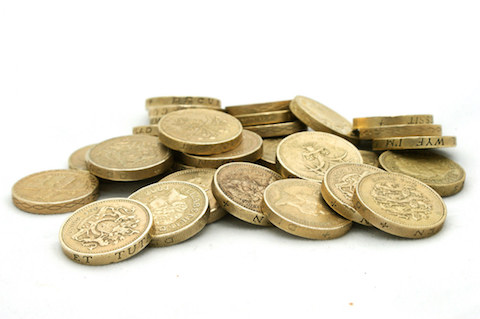
#> input picture coins.jpg, 480 x 319 px
$ python imageDetection.py
#> lines starting #> are read from the running program, lines starting #| are printed output that depends on the picture; after the words box and inside, x2 and y2 are one past the last pixel; in counts of white or black regions, pixels touching at a corner belong together
import sys

sys.path.append('/usr/local/lib/python2.7/site-packages')

import numpy as np
import cv2
from matplotlib import pyplot as plt

img = cv2.imread('coins.jpg')
#> img is the input picture: shape (319, 480, 3); mean B, G, R 204.3, 221, 227.7
gray = cv2.cvtColor(img,cv2.COLOR_BGR2GRAY)
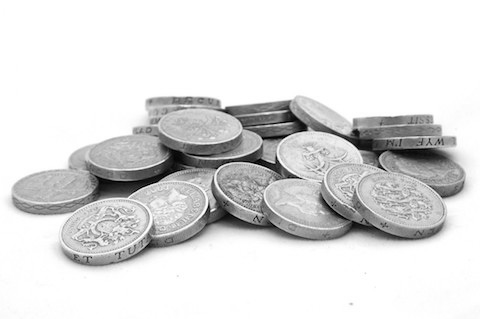
#> gray: shape (319, 480); min 0, max 255, mean 221.1
ret, thresh = cv2.threshold(gray,0,255,cv2.THRESH_BINARY_INV+cv2.THRESH_OTSU)
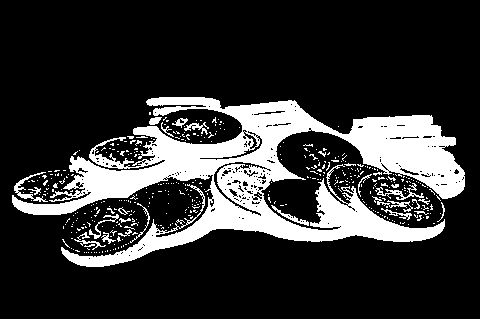
#> thresh: shape (319, 480); 19.9% white; 418 white regions (392 under 20 px), largest, box (x1, y1, x2, y2) and area: (12, 97, 465, 267) 27209, (14, 172, 48, 202) 221, (375, 183, 424, 200) 215
#> ret = 184

$ run again, with highlightedIterations10.jpg copied over coins.jpg
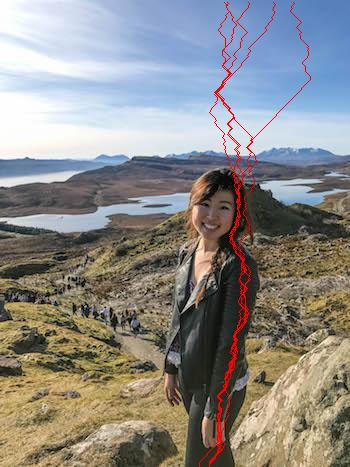
#> input picture highlightedIterations10.jpg, 350 x 467 px
#> img is the input picture: shape (467, 350, 3); mean B, G, R 136.5, 139.4, 140.9
#> `gray = cv2.cvtColor(img,cv2.COLOR_BGR2GRAY)`:
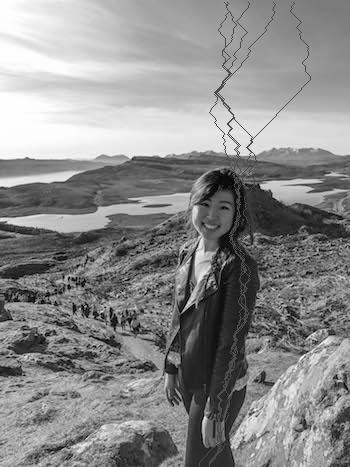
#> gray: shape (467, 350); min 0, max 255, mean 139.5
#> `ret, thresh = cv2.threshold(gray,0,255,cv2.THRESH_BINARY_INV+cv2.THRES..`:
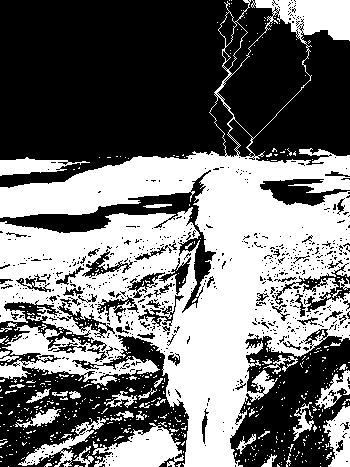
#> thresh: shape (467, 350); 45.1% white; 538 white regions (495 under 20 px), largest, box (x1, y1, x2, y2) and area: (0, 0, 350, 467) 63903, (92, 423, 184, 467) 2300, (323, 406, 350, 467) 1009
#> ret = 134
